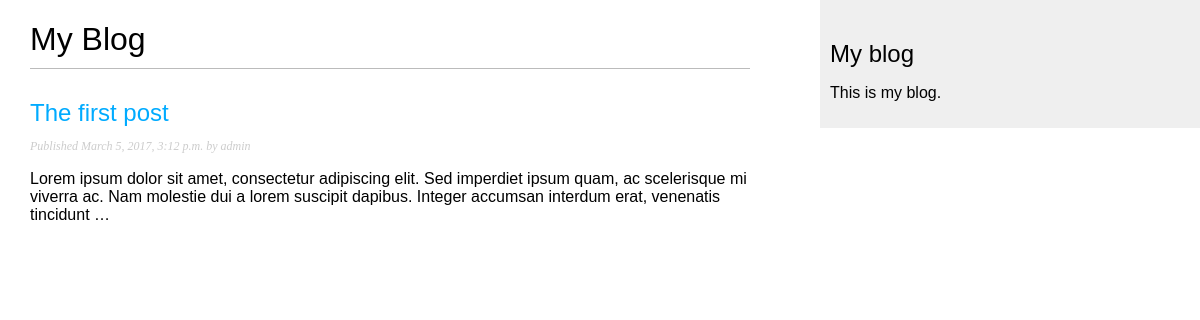
Screenshot of /blog/ with the database file from the repository.
### blog/models.py (models this page shows, shortened)
class Post(models.Model):
    STATUS_CHOICES = (
        ('draft', 'Draft'),
        ('published', 'Published'),
    )
    title = models.CharField(max_length=250)
    slug = models.SlugField(max_length=250, unique_for_date='publish')
    author = models.ForeignKey(User, related_name='blog_posts')
    body = models.TextField()
    publish = models.DateTimeField(default=timezone.now)
    created = models.DateTimeField(auto_now_add=True)
    updated = models.DateTimeField(auto_now=True)
    status = models.CharField(max_length=10, choices=STATUS_CHOICES, default='draft')
    objects = models.Manager() #default manager
    published = PublishedManager() #our custom manager
    class Meta:
        ordering = ('-publish',)
    def get_absolute_url(self):
        return reverse('blog:post_detail',
                       args = [self.publish.year,
                               self.publish.strftime('%m'),
                               self.publish.strftime('%d'),
                               self.slug])

### blog/views.py (the view)
def post_list(request):
    posts = Post.published.all()
    return render(request,
                  'blog/post/list.html',
                  {'posts' : posts})

### blog/models.py (called while the page is built)
    def get_queryset(self):
        return super(PublishedManager, self).get_queryset().filter(status = 'published')

### blog/templates/blog/post/list.html (shortened to what this page needs)
{% extends "blog/base.html" %}
{% block content %}
	<h1>My Blog</h1>
	{% for post in posts %}
		<h2>
			<a href="{{ post.get_absolute_url }}">
				{{ post.title }}
			</a>
		</h2>
		<p class="date">
			Published {{ post.publish }} by {{ post.author }}
		</p>
		{{ post.body|truncatewords:30|linebreaks }}
	{% endfor %}
{% endblock %}

### blog/templates/blog/base.html (shortened to what this page needs)
{% load staticfiles %}
<!DOCTYPE html>
<html>
<head>
	<link href="{% static "css/blog.css" %}" rel="stylesheet">
</head>
<body>
	<div id="content">
		{% block content %}
		{% endblock %}
	</div>
		<div id="sidebar">
		<h2>My blog</h2>
		<p>This is my blog.</p>
	</div>
</body>
</html>

### blog/static/css/blog.css (style rules this page uses)
body { margin:0; padding:0; font-family:helvetica, sans-serif; }
a { color:#00abff; text-decoration:none; }
h1 { font-weight:normal; border-bottom:1px solid #bbb; padding:0 0 10px 0; }
h2 { font-weight:normal; margin:30px 0 0; }
#content { float:left; width:60%; padding:0 0 0 30px; }
#sidebar { float:right; width:30%; padding:10px; background:#efefef; height:100%; }
p.date { color:#ccc; font-family: georgia, serif; font-size: 12px; font-style: italic; }

### rows the page displays
Post: title "The first post", publish "March 5, 2017, 3:12 p.m.", author "admin", body "Lorem ipsum dolor sit amet, consectetur adipiscing elit. Sed imperdiet ipsum quam, ac scelerisque mi viverra ac. Nam molestie dui a lorem suscipit dapibus. Integer accumsan interdum erat, venenatis tincidunt …"
